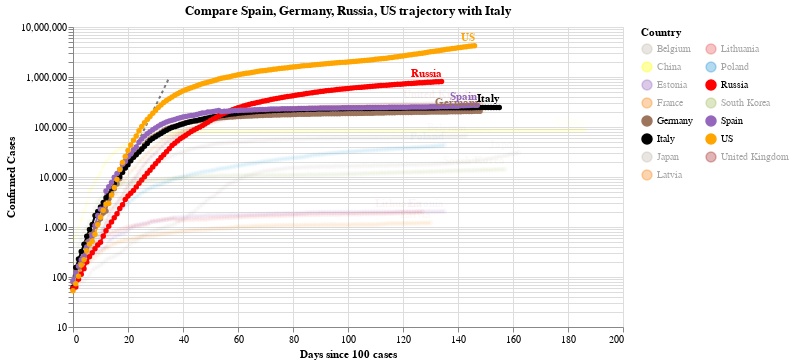

This figure's notebook cell:
### Code cell
#hide_input
chart2 = make_since_chart(dff2, ['Spain', 'Germany','Russia', 'US'], baseline_countries)
chart2

### Figure 1 — Vega-Lite specification as saved in the notebook (floating-point values rounded to 4 significant figures; data arrays with more than 128 entries replaced by an {"elided": "..."} marker saying what was removed)
{"config": {"view": {"continuousWidth": 400, "continuousHeight": 300}}, "layer": [{"data": {"name": "data-628230001892d6798b50651be41d1b3e"}, "mark": {"type": "line", "color": "black", "opacity": 0.5, "strokeDash": [3, 3]}, "encoding": {"x": {"type": "quantitative", "field": "Days since 100 cases"}, "y": {"type": "quantitative", "field": "Confirmed Cases"}}}, {"data": {"name": "data-5d05595ceaa05a69f878c5b4806d98db"}, "mark": {"type": "line", "point": true}, "encoding": {"color": {"type": "nominal", "field": "Country", "legend": {"columns": 2}, "scale": {"domain": ["Belgium", "China", "Estonia", "France", "Germany", "Italy", "Japan", "Latvia", "Lithuania", "Poland", "Russia", "South Korea", "Spain", "US", "United Kingdom"], "range": ["#C1B7AD", "yellow", "#9467bd", "#F58518", "#9D755D", "black", "#C1B7AD", "#F58518", "#E45756", "#2495D3", "red", "#A1BA59", "#9467bd", "orange", "brown"]}}, "opacity": {"condition": {"value": 1, "selection": "selector003"}, "value": 0.05}, "tooltip": [{"type": "nominal", "field": "Country"}, {"type": "temporal", "field": "Date"}, {"type": "quantitative", "field": "Confirmed Cases"}, {"type": "quantitative", "field": "Days since 100 cases"}], "x": {"type": "quantitative", "field": "Days since 100 cases"}, "y": {"type": "quantitative", "field": "Confirmed Cases", "scale": {"type": "log"}}}, "selection": {"selector003": {"type": "multi", "fields": ["Country"], "bind": "legend", "init": [{"Country": "Spain"}, {"Country": "Germany"}, {"Country": "Russia"}, {"Country": "US"}, {"Country": "Italy"}]}}, "width": 550}, {"data": {"name": "data-5d05595ceaa05a69f878c5b4806d98db"}, "mark": {"type": "text", "align": "right", "dy": -8, "fontWeight": "bold"}, "encoding": {"color": {"type": "nominal", "field": "Country", "legend": {"columns": 2}, "scale": {"domain": ["Belgium", "China", "Estonia", "France", "Germany", "Italy", "Japan", "Latvia", "Lithuania", "Poland", "Russia", "South Korea", "Spain", "US", "United Kingdom"], "range": ["#C1B7AD", "yellow", "#9467bd", "#F58518", "#9D755D", "black", "#C1B7AD", "#F58518", "#E45756", "#2495D3", "red", "#A1BA59", "#9467bd", "orange", "brown"]}}, "opacity": {"condition": {"value": 1, "selection": "selector003"}, "value": 0.05}, "text": {"type": "nominal", "field": "Country"}, "tooltip": [{"type": "nominal", "field": "Country"}, {"type": "temporal", "field": "Date"}, {"type": "quantitative", "field": "Confirmed Cases"}, {"type": "quantitative", "field": "Days since 100 cases"}], "x": {"type": "quantitative", "field": "Days since 100 cases"}, "y": {"type": "quantitative", "field": "Confirmed Cases", "scale": {"type": "log"}}}, "transform": [{"filter": "(datum['Date'] >= 1595721600000)"}], "width": 550}], "title": "Compare Spain, Germany, Russia, US trajectory with Italy", "$schema": "https://vega.github.io/schema/vega-lite/v4.0.2.json", "datasets": {"data-628230001892d6798b50651be41d1b3e": [{"Days since 100 cases": 0, "Confirmed Cases": 100.0}, {"Days since 100 cases": 1, "Confirmed Cases": 130.0}, {"Days since 100 cases": 2, "Confirmed Cases": 169.0}, {"Days since 100 cases": 3, "Confirmed Cases": 219.7}, {"Days since 100 cases": 4, "Confirmed Cases": 285.6}, {"Days since 100 cases": 5, "Confirmed Cases": 371.3}, {"Days since 100 cases": 6, "Confirmed Cases": 482.7}, {"Days since 100 cases": 7, "Confirmed Cases": 627.5}, {"Days since 100 cases": 8, "Confirmed Cases": 815.7}, {"Days since 100 cases": 9, "Confirmed Cases": 1060.0}, {"Days since 100 cases": 10, "Confirmed Cases": 1379.0}, {"Days since 100 cases": 11, "Confirmed Cases": 1792.0}, {"Days since 100 cases": 12, "Confirmed Cases": 2330.0}, {"Days since 100 cases": 13, "Confirmed Cases": 3029.0}, {"Days since 100 cases": 14, "Confirmed Cases": 3937.0}, {"Days since 100 cases": 15, "Confirmed Cases": 5119.0}, {"Days since 100 cases": 16, "Confirmed Cases": 6654.0}, {"Days since 100 cases": 17, "Confirmed Cases": 8650.0}, {"Days since 100 cases": 18, "Confirmed Cases": 11250.0}, {"Days since 100 cases": 19, "Confirmed Cases": 14620.0}, {"Days since 100 cases": 20, "Confirmed Cases": 19000.0}, {"Days since 100 cases": 21, "Confirmed Cases": 24710.0}, {"Days since 100 cases": 22, "Confirmed Cases": 32120.0}, {"Days since 100 cases": 23, "Confirmed Cases": 41750.0}, {"Days since 100 cases": 24, "Confirmed Cases": 54280.0}, {"Days since 100 cases": 25, "Confirmed Cases": 70560.0}, {"Days since 100 cases": 26, "Confirmed Cases": 91730.0}, {"Days since 100 cases": 27, "Confirmed Cases": 119300.0}, {"Days since 100 cases": 28, "Confirmed Cases": 155000.0}, {"Days since 100 cases": 29, "Confirmed Cases": 201500.0}, {"Days since 100 cases": 30, "Confirmed Cases": 262000.0}, {"Days since 100 cases": 31, "Confirmed Cases": 340600.0}, {"Days since 100 cases": 32, "Confirmed Cases": 442800.0}, {"Days since 100 cases": 33, "Confirmed Cases": 575600.0}, {"Days since 100 cases": 34, "Confirmed Cases": 748300.0}, {"Days since 100 cases": 35, "Confirmed Cases": 972800.0}], "data-5d05595ceaa05a69f878c5b4806d98db": {"elided": "2218 records"}}}
